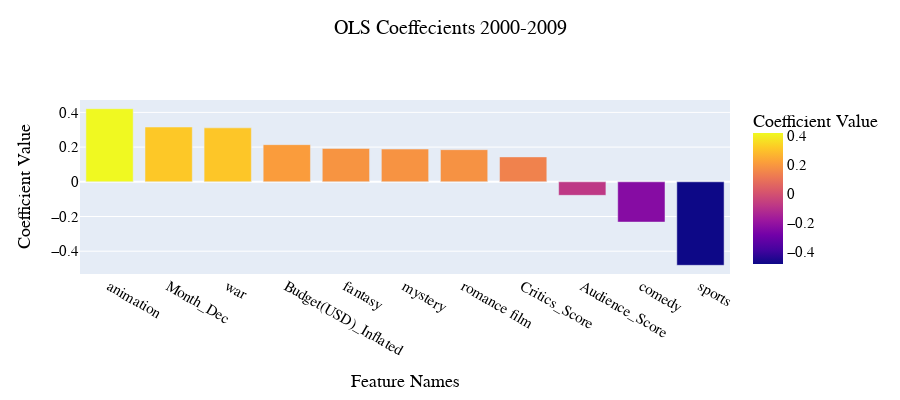

Here is the notebook cell this chart was saved with:
### Code cell
plot_feature_coefficients(feature_stats_pre_2010, "OLS Coeffecients 2000-2009", "../_includes/OLS_features_pre_2010.html")

### Figure 1 — Plotly figure (JSON) as saved in the notebook; plotly's stock layout.template omitted (floating-point values rounded to 4 significant figures)
{"data": [{"alignmentgroup": "True", "customdata": [[0.1452, 2.902, 0.003775], [0.116, 2.722, 0.006576], [0.1285, 2.42, 0.01567], [0.03825, 5.599, 2.683e-08], [0.08571, 2.244, 0.025], [0.09282, 2.034, 0.0422], [0.06292, 2.943, 0.003316], [0.0343, 4.189, 3.016e-05], [0.0347, -2.246, 0.02486], [0.06049, -3.838, 0.0001306], [0.1063, -4.526, 6.611e-06]], "hovertemplate": "Feature Names=%{x}<br>Coefficient Value=%{marker.color}<br>Std_Error=%{customdata[0]}<br>t_value=%{customdata[1]}<br>p_value=%{customdata[2]}<extra></extra>", "legendgroup": "", "marker": {"color": [0.4213, 0.3157, 0.3109, 0.2142, 0.1924, 0.1888, 0.1852, 0.1437, -0.07796, -0.2322, -0.4812], "coloraxis": "coloraxis", "pattern": {"shape": ""}}, "name": "", "offsetgroup": "", "orientation": "v", "showlegend": false, "textposition": "auto", "type": "bar", "x": ["animation", "Month_Dec", "war", "Budget(USD)_Inflated", "fantasy", "mystery", "romance film", "Critics_Score", "Audience_Score", "comedy", "sports"], "xaxis": "x", "y": [0.4213, 0.3157, 0.3109, 0.2142, 0.1924, 0.1888, 0.1852, 0.1437, -0.07796, -0.2322, -0.4812], "yaxis": "y"}], "layout": {"barmode": "relative", "coloraxis": {"colorbar": {"title": {"text": "Coefficient Value"}}, "colorscale": [[0, "#0d0887"], [0.1111, "#46039f"], [0.2222, "#7201a8"], [0.3333, "#9c179e"], [0.4444, "#bd3786"], [0.5556, "#d8576b"], [0.6667, "#ed7953"], [0.7778, "#fb9f3a"], [0.8889, "#fdca26"], [1, "#f0f921"]]}, "font": {"color": "black", "family": "Futura", "size": 15}, "height": 400, "legend": {"tracegroupgap": 0}, "title": {"font": {"size": 20}, "text": "OLS Coeffecients 2000-2009", "x": 0.5, "xanchor": "center", "y": 0.95, "yanchor": "top"}, "xaxis": {"anchor": "y", "domain": [0, 1], "title": {"text": "Feature Names"}}, "yaxis": {"anchor": "x", "domain": [0, 1], "title": {"text": "Coefficient Value"}}}}
